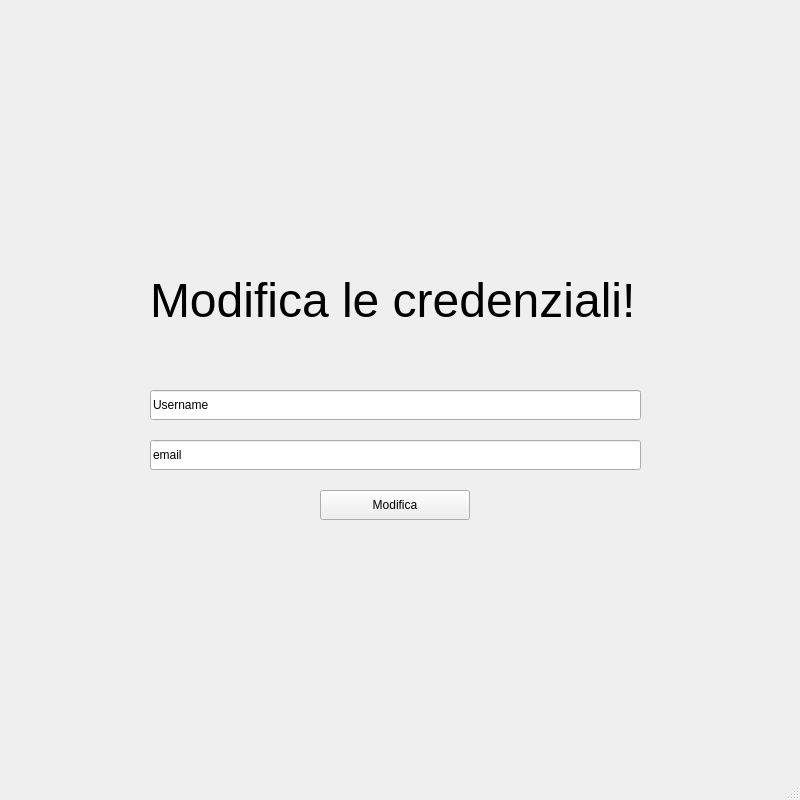
<?xml version="1.0" encoding="UTF-8"?>
<ui version="4.0">
 <class>MainWindow</class>
 <widget class="QMainWindow" name="MainWindow">
  <property name="geometry">
   <rect>
    <x>0</x>
    <y>0</y>
    <width>800</width>
    <height>800</height>
   </rect>
  </property>
  <property name="windowTitle">
   <string>MainWindow</string>
  </property>
  <widget class="QWidget" name="centralwidget">
   <widget class="QPushButton" name="ModificaButton">
    <property name="geometry">
     <rect>
      <x>320</x>
      <y>490</y>
      <width>150</width>
      <height>30</height>
     </rect>
    </property>
    <property name="text">
     <string>Modifica</string>
    </property>
   </widget>
   <widget class="QLineEdit" name="UsernameInput">
    <property name="geometry">
     <rect>
      <x>150</x>
      <y>390</y>
      <width>491</width>
      <height>30</height>
     </rect>
    </property>
    <property name="text">
     <string>Username</string>
    </property>
   </widget>
   <widget class="QLineEdit" name="emailInput">
    <property name="geometry">
     <rect>
      <x>150</x>
      <y>440</y>
      <width>491</width>
      <height>30</height>
     </rect>
    </property>
    <property name="text">
     <string>email</string>
    </property>
   </widget>
   <widget class="QLabel" name="label1">
    <property name="geometry">
     <rect>
      <x>150</x>
      <y>240</y>
      <width>631</width>
      <height>121</height>
     </rect>
    </property>
    <property name="font">
     <font>
      <pointsize>36</pointsize>
     </font>
    </property>
    <property name="acceptDrops">
     <bool>false</bool>
    </property>
    <property name="text">
     <string>Modifica le credenziali!</string>
    </property>
   </widget>
  </widget>
  <widget class="QStatusBar" name="statusbar"/>
 </widget>
 <resources/>
 <connections/>
</ui>
